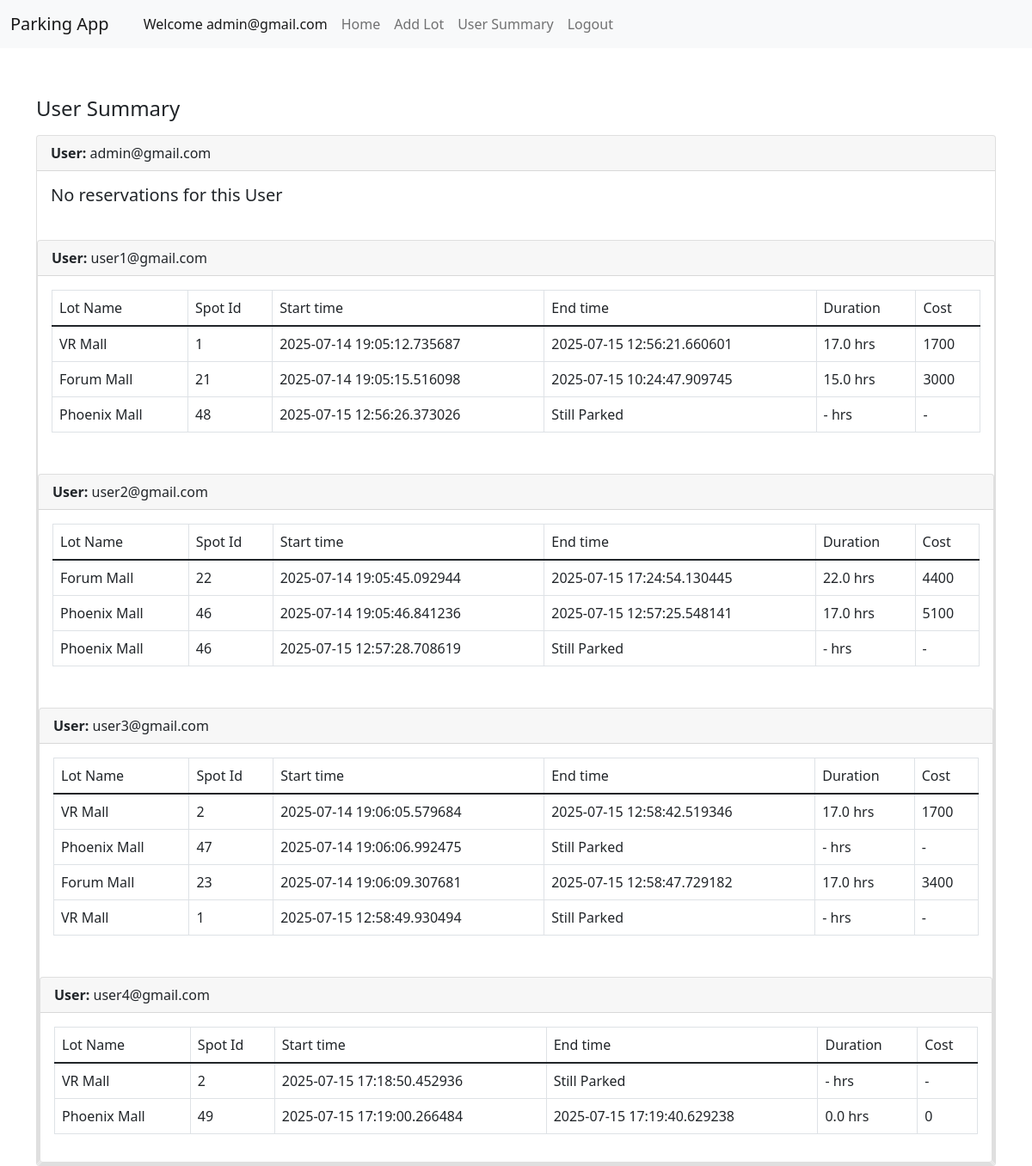
Page /admin_summary (signed in) on the earlier database version.
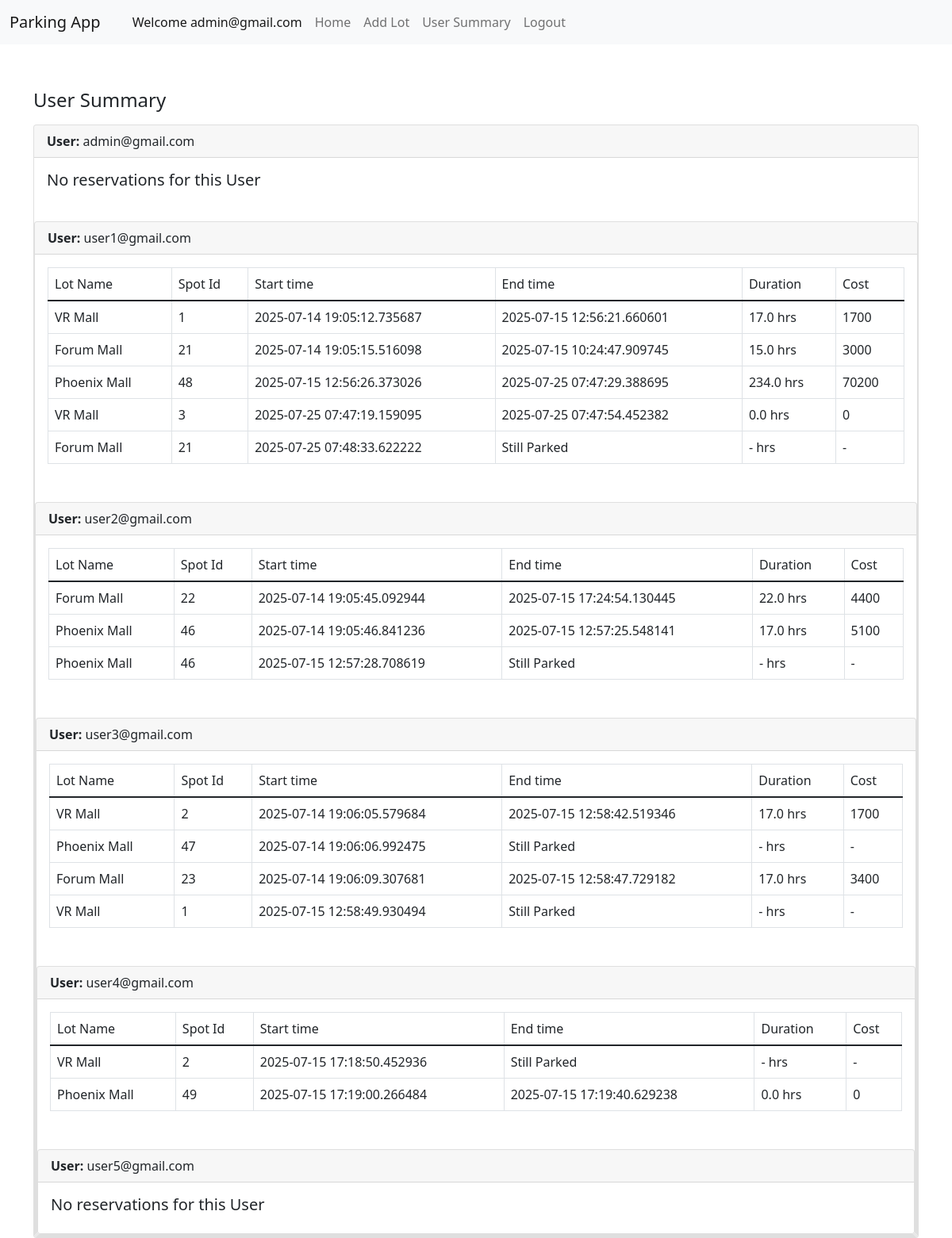
Same page on the later database version.
### pyfiles/models.py (models this page shows)
class User(db.Model):
    __tablename__ = 'user'
    id = db.Column(db.Integer, primary_key=True)
    email = db.Column(db.String(120), nullable=False)
    password = db.Column(db.String(200), nullable=False)
    roles = db.relationship('Role', secondary='user_role', backref='users')

class ReserveParkingSpot(db.Model):
    __tablename__ = 'reserve_parking_spot'
    id = db.Column(db.Integer, primary_key=True)
    spot_id = db.Column(db.Integer, db.ForeignKey('parking_spot.id'), nullable=True)
    lot_id = db.Column(db.Integer,db.ForeignKey('parking_lot.id'), nullable=True)
    lot_name = db.Column(db.String(120),nullable=True)
    user_id = db.Column(db.Integer, db.ForeignKey('user.id'), nullable=False)
    parking_timestamp = db.Column(db.DateTime, nullable=False, default=datetime.now(timezone.utc))
    leaving_timestamp = db.Column(db.DateTime, nullable=True)
    parking_cost_per_hour = db.Column(db.Float, nullable=False)
    user = db.relationship('User', backref='reservations')
    spot = db.relationship('ParkingSpot', backref='reservations')

### pyfiles/routes.py (the view)
@app.route('/admin_summary',methods=['GET'])
def admin_summary():
    if 'email' not in session or 'admin' not in session.get('roles',[]):
        flash('Admin not logged in','error')
        return redirect(url_for('login'))
    users = User.query.all()
    summaries=[]
    for user in users:
        user_reservation = user.reservations #Backref
        formatted_reservations=[]
        for res in user_reservation:
            start = res.parking_timestamp
            end = res.leaving_timestamp if res.leaving_timestamp is not None else None
            duration = None
            cost = None
            if end:
                duration_seconds = (end - start).total_seconds()
                duration = float(duration_seconds//3600)
                cost = int(duration* res.parking_cost_per_hour)
            formatted_reservations.append({
                'lot_name' : res.lot_name,
                'spot_id' : res.spot_id,
                'start': start,
                'end': end,
                'duration':duration,
                'cost': cost
            })
        summaries.append({
            'user': user,
            'reservations': formatted_reservations
        })
    return render_template('admin_summary.html',summaries=summaries)

### templates/admin_summary.html
{% extends 'index.html' %} {% block title %} Summary Page {% endblock %} {%
block content %}
<div class="container mt-4">
  <h4>User Summary</h4>
  {% for summary in summaries %}
  <div class="card mt-3">
    <div class="card-header">
      <strong>User:</strong> {{ summary.user.email }}
    </div>
    <div class="card-body">
      {% if summary.reservations %}
      <table class="table table-bordered">
        <thead>
          <tr>
            <td>Lot Name</td>
            <td>Spot Id</td>
            <td>Start time</td>
            <td>End time</td>
            <td>Duration</td>
            <td>Cost</td>
          </tr>
        </thead>
        <tbody>
          {% for res in summary.reservations %}
          <tr>
            <td>{{ res.lot_name }}</td>
            <td>{{ res.spot_id }}</td>
            <td>{{ res.start }}</td>
            <td>{{ res.end if res.end else 'Still Parked' }}</td>
            <td>{{ res.duration if res.duration is not none else '-' }} hrs</td>
            <td>{{ res.cost if res.cost is not none else '-' }}</td>
          </tr>
          {% endfor %}
        </tbody>
      </table>
      {% else %}
      <h5>No reservations for this User</h5>
      {% endif %}
    </div>
    {% endfor %}
  </div>
</div>
{% endblock %}

### templates/index.html (shortened to what this page needs)
<!DOCTYPE html>
<html lang="en">
  <head>
    <link
      href="https://cdn.jsdelivr.net/npm/bootstrap@5.1.3/dist/css/bootstrap.min.css"
      rel="stylesheet"
    />
  </head>
  <body>
    {% include 'navbar.html' %}
    <div class="container-fluid">
      <div class="row justify-content-center">
      </div>
    </div>
    {% block content %}{% endblock %}
  </body>
</html>

### templates/navbar.html (shortened to what this page needs)
<nav class="navbar navbar-expand-lg navbar-light bg-light">
  <div class="container-fluid">
    <a class="navbar-brand" href="#">Parking App</a>
    <div class="collapse navbar-collapse" id="navbarSupportedContent">
      <ul class="navbar-nav me-auto mb-2 mb-lg-0">
        <a class ='nav-link active' aria-current="page" href=></a>
        {% if session.get('email') %}
          {% if 'admin' in session.get('roles') %}
          <li class="nav-item">
            <a class="nav-link active" aria-current="page" href="#"
              >Welcome {{ session['email'] }}</a
            >
            </li>
          <li class="nav-item">
            <a class="nav-link" href="{{url_for('home')}}">Home</a>
          </li>
          <li class="nav-item">
            <a class="nav-link" href="{{url_for('add_lot')}}">Add Lot</a>
          </li>
          <li class="nav-item">
            <a class="nav-link" href="{{url_for('admin_summary')}}">User Summary</a>
          </li>
            <li class="nav-item">
            <a class="nav-link" href="/logout">Logout</a>
          </li>
          {% endif %}
        {% endif %}
      </ul>
    </div>
  </div>
</nav>

Differences in the rows shown:
changed ReserveParkingSpot (number 3 of 14 on the later page): leaving_timestamp "Still Parked" → "2025-07-25 07:47:29.388695"; duration "-" → "234.0"; cost "-" → "70200"
added ReserveParkingSpot: lot_name "VR Mall", spot_id "3", start "2025-07-25 07:47:19.159095", leaving_timestamp "2025-07-25 07:47:54.452382", duration "0.0", cost "0", shown under "user1@gmail.com"
added ReserveParkingSpot: lot_name "Forum Mall", spot_id "21", start "2025-07-25 07:48:33.622222", end "Still Parked", duration "-", cost "-", shown under "user1@gmail.com"
added User: user.email "user5@gmail.com"
Other differences:
new list line: "User: No reservations for this User"
